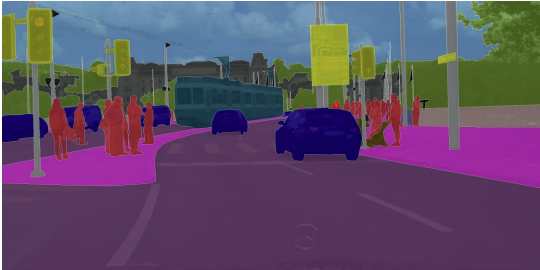
#> input picture Image-Segmentation-Unet/carseg.png, 540 x 270 px, given in place of the camera
$ jupyter execute '01-Motion Analysis.ipynb'   (text cells are left out)
#> lines starting #> are read from the running program, lines starting #| are printed output that depends on the picture
[cell 1]
import time
import numpy as np
import pandas as pd
import cv2

[cell 2]
videoCapture = cv2.VideoCapture(0)
background = None

while True:
    # camera capture gives a return value(True/ False) and a frame
    returnValue, frame = videoCapture.read()
#> frame is the input picture: shape (270, 540, 3); mean B, G, R 103, 77.5, 94.9

    if not returnValue or frame is None:
        break

    gray = cv2.cvtColor(frame, cv2.COLOR_BGR2GRAY)
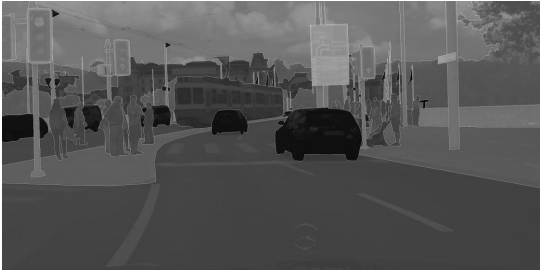
#> gray: shape (270, 540); min 3, max 255, mean 85.5
    gray = cv2.GaussianBlur(gray, (21, 21), 0)
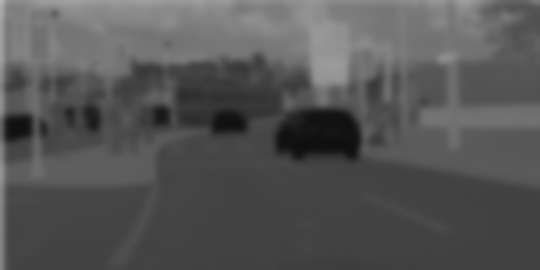
#> gray: shape (270, 540); min 15, max 181, mean 85.2

    if background is None:
        background = gray
        continue


    diff_frame = cv2.absdiff(background, gray)
    thresh_frame = cv2.threshold(diff_frame, 30, 255, cv2.THRESH_BINARY)[1]
    thresh_frame = cv2.dilate(thresh_frame, None, iterations = 2)

    # find contours
    contours, hierarchy = cv2.findContours(thresh_frame.copy(),
                       cv2.RETR_EXTERNAL, cv2.CHAIN_APPROX_SIMPLE)


    for contour in contours:
        if cv2.contourArea(contour) < 5000:
            continue

        (x, y, w, h) = cv2.boundingRect(contour)
        cv2.rectangle(frame, (x, y), (x + w, y + h), (0, 255, 0), 3)

    cv2.imshow("Gray Frame", gray)
    cv2.imshow("Difference Frame", diff_frame)
    cv2.imshow("Threshold Frame", thresh_frame)
    cv2.imshow("Color Frame", frame)


    key = cv2.waitKey(1) & 0xFF
    # if the `q` key is pressed, break from the lop
    if key == ord("q"):
        break

videoCapture.release()
cv2.destroyAllWindows()
